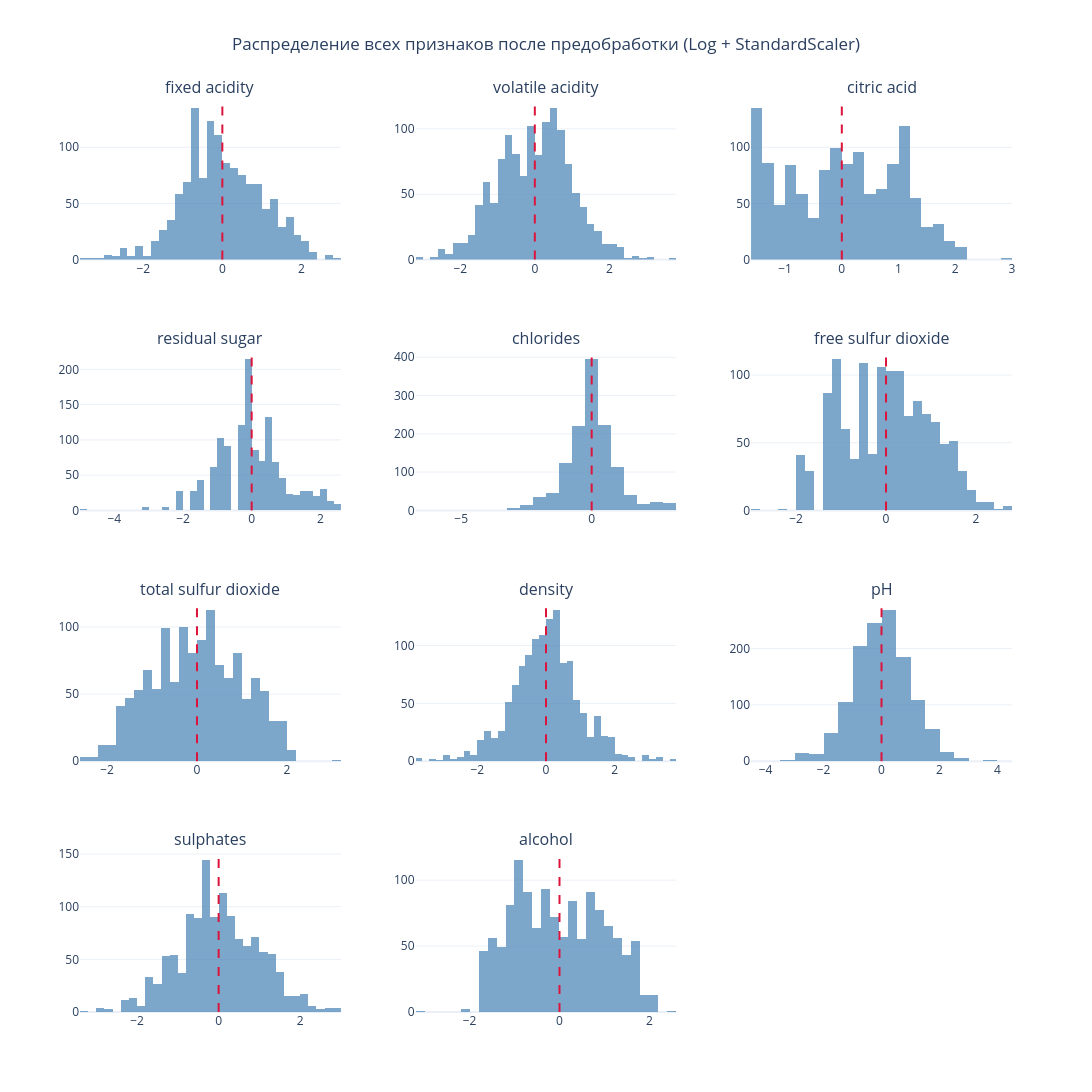

This figure's notebook cell:
### Code cell
# Распределение всех признаков после пайплайна
print("="*80)
print("Визуализация распределения всех признаков после предобработки:")
print("="*80)

# Получаем все признаки из X_train_final
all_features = X_train_final.columns.tolist()
n_features = len(all_features)
n_cols = 3
n_rows = (n_features + n_cols - 1) // n_cols

# Создаем subplot для гистограмм всех признаков
fig_dist = make_subplots(
    rows=n_rows, cols=n_cols,
    subplot_titles=all_features,
    vertical_spacing=0.1,
    horizontal_spacing=0.08
)

# Добавляем гистограммы для каждого признака
for idx, feat in enumerate(all_features):
    row = idx // n_cols + 1
    col = idx % n_cols + 1
    
    fig_dist.add_trace(
        go.Histogram(
            x=X_train_final[feat],
            name=feat,
            marker_color='steelblue',
            opacity=0.7,
            nbinsx=40,
            showlegend=False
        ),
        row=row, col=col
    )
    
    # Добавляем вертикальную линию для среднего значения
    mean_val = X_train_final[feat].mean()
    fig_dist.add_vline(
        x=mean_val,
        line_dash="dash",
        line_color="crimson",
        row=row, col=col
    )

fig_dist.update_layout(
    title={
        'text': 'Распределение всех признаков после предобработки (Log + StandardScaler)',
        'x': 0.5,
        'xanchor': 'center'
    },
    height=400 * n_rows,
    width=1200,
    template='plotly_white'
)

fig_dist.show()

# Вывод статистики по всем признакам
print("\n" + "-"*80)
print("Статистика по всем признакам после предобработки:")
print("-"*80)
stats_df = pd.DataFrame({
    'Признак': all_features,
    'Среднее': [X_train_final[feat].mean() for feat in all_features],
    'Стд. отклонение': [X_train_final[feat].std() for feat in all_features],
    'Мин': [X_train_final[feat].min() for feat in all_features],
    'Макс': [X_train_final[feat].max() for feat in all_features],
    'Медиана': [X_train_final[feat].median() for feat in all_features]
})
print(stats_df.to_string(index=False))

### Figure 1 — Plotly figure (JSON) as saved in the notebook; plotly's stock layout.template omitted (floating-point values rounded to 4 significant figures; data arrays with more than 128 entries replaced by an {"elided": "..."} marker saying what was removed)
{"data": [{"marker": {"color": "steelblue"}, "name": "fixed acidity", "nbinsx": 40, "opacity": 0.7, "showlegend": false, "type": "histogram", "x": {"elided": "1279 float values"}, "xaxis": "x", "yaxis": "y"}, {"marker": {"color": "steelblue"}, "name": "volatile acidity", "nbinsx": 40, "opacity": 0.7, "showlegend": false, "type": "histogram", "x": {"elided": "1279 float values"}, "xaxis": "x2", "yaxis": "y2"}, {"marker": {"color": "steelblue"}, "name": "citric acid", "nbinsx": 40, "opacity": 0.7, "showlegend": false, "type": "histogram", "x": {"elided": "1279 float values"}, "xaxis": "x3", "yaxis": "y3"}, {"marker": {"color": "steelblue"}, "name": "residual sugar", "nbinsx": 40, "opacity": 0.7, "showlegend": false, "type": "histogram", "x": {"elided": "1279 float values"}, "xaxis": "x4", "yaxis": "y4"}, {"marker": {"color": "steelblue"}, "name": "chlorides", "nbinsx": 40, "opacity": 0.7, "showlegend": false, "type": "histogram", "x": {"elided": "1279 float values"}, "xaxis": "x5", "yaxis": "y5"}, {"marker": {"color": "steelblue"}, "name": "free sulfur dioxide", "nbinsx": 40, "opacity": 0.7, "showlegend": false, "type": "histogram", "x": {"elided": "1279 float values"}, "xaxis": "x6", "yaxis": "y6"}, {"marker": {"color": "steelblue"}, "name": "total sulfur dioxide", "nbinsx": 40, "opacity": 0.7, "showlegend": false, "type": "histogram", "x": {"elided": "1279 float values"}, "xaxis": "x7", "yaxis": "y7"}, {"marker": {"color": "steelblue"}, "name": "density", "nbinsx": 40, "opacity": 0.7, "showlegend": false, "type": "histogram", "x": {"elided": "1279 float values"}, "xaxis": "x8", "yaxis": "y8"}, {"marker": {"color": "steelblue"}, "name": "pH", "nbinsx": 40, "opacity": 0.7, "showlegend": false, "type": "histogram", "x": {"elided": "1279 float values"}, "xaxis": "x9", "yaxis": "y9"}, {"marker": {"color": "steelblue"}, "name": "sulphates", "nbinsx": 40, "opacity": 0.7, "showlegend": false, "type": "histogram", "x": {"elided": "1279 float values"}, "xaxis": "x10", "yaxis": "y10"}, {"marker": {"color": "steelblue"}, "name": "alcohol", "nbinsx": 40, "opacity": 0.7, "showlegend": false, "type": "histogram", "x": {"elided": "1279 float values"}, "xaxis": "x11", "yaxis": "y11"}], "layout": {"annotations": [{"font": {"size": 16}, "showarrow": false, "text": "fixed acidity", "x": 0.14, "xanchor": "center", "xref": "paper", "y": 1, "yanchor": "bottom", "yref": "paper"}, {"font": {"size": 16}, "showarrow": false, "text": "volatile acidity", "x": 0.5, "xanchor": "center", "xref": "paper", "y": 1, "yanchor": "bottom", "yref": "paper"}, {"font": {"size": 16}, "showarrow": false, "text": "citric acid", "x": 0.86, "xanchor": "center", "xref": "paper", "y": 1, "yanchor": "bottom", "yref": "paper"}, {"font": {"size": 16}, "showarrow": false, "text": "residual sugar", "x": 0.14, "xanchor": "center", "xref": "paper", "y": 0.725, "yanchor": "bottom", "yref": "paper"}, {"font": {"size": 16}, "showarrow": false, "text": "chlorides", "x": 0.5, "xanchor": "center", "xref": "paper", "y": 0.725, "yanchor": "bottom", "yref": "paper"}, {"font": {"size": 16}, "showarrow": false, "text": "free sulfur dioxide", "x": 0.86, "xanchor": "center", "xref": "paper", "y": 0.725, "yanchor": "bottom", "yref": "paper"}, {"font": {"size": 16}, "showarrow": false, "text": "total sulfur dioxide", "x": 0.14, "xanchor": "center", "xref": "paper", "y": 0.45, "yanchor": "bottom", "yref": "paper"}, {"font": {"size": 16}, "showarrow": false, "text": "density", "x": 0.5, "xanchor": "center", "xref": "paper", "y": 0.45, "yanchor": "bottom", "yref": "paper"}, {"font": {"size": 16}, "showarrow": false, "text": "pH", "x": 0.86, "xanchor": "center", "xref": "paper", "y": 0.45, "yanchor": "bottom", "yref": "paper"}, {"font": {"size": 16}, "showarrow": false, "text": "sulphates", "x": 0.14, "xanchor": "center", "xref": "paper", "y": 0.175, "yanchor": "bottom", "yref": "paper"}, {"font": {"size": 16}, "showarrow": false, "text": "alcohol", "x": 0.5, "xanchor": "center", "xref": "paper", "y": 0.175, "yanchor": "bottom", "yref": "paper"}], "height": 1600, "shapes": [{"line": {"color": "crimson", "dash": "dash"}, "type": "line", "x0": -1.597e-16, "x1": -1.597e-16, "xref": "x", "y0": 0, "y1": 1, "yref": "y domain"}, {"line": {"color": "crimson", "dash": "dash"}, "type": "line", "x0": 3.389e-16, "x1": 3.389e-16, "xref": "x2", "y0": 0, "y1": 1, "yref": "y2 domain"}, {"line": {"color": "crimson", "dash": "dash"}, "type": "line", "x0": 2.681e-16, "x1": 2.681e-16, "xref": "x3", "y0": 0, "y1": 1, "yref": "y3 domain"}, {"line": {"color": "crimson", "dash": "dash"}, "type": "line", "x0": -5.292e-15, "x1": -5.292e-15, "xref": "x4", "y0": 0, "y1": 1, "yref": "y4 domain"}, {"line": {"color": "crimson", "dash": "dash"}, "type": "line", "x0": -3.75e-16, "x1": -3.75e-16, "xref": "x5", "y0": 0, "y1": 1, "yref": "y5 domain"}, {"line": {"color": "crimson", "dash": "dash"}, "type": "line", "x0": -8.333e-18, "x1": -8.333e-18, "xref": "x6", "y0": 0, "y1": 1, "yref": "y6 domain"}, {"line": {"color": "crimson", "dash": "dash"}, "type": "line", "x0": -6.795e-16, "x1": -6.795e-16, "xref": "x7", "y0": 0, "y1": 1, "yref": "y7 domain"}, {"line": {"color": "crimson", "dash": "dash"}, "type": "line", "x0": -1.414e-11, "x1": -1.414e-11, "xref": "x8", "y0": 0, "y1": 1, "yref": "y8 domain"}, {"line": {"color": "crimson", "dash": "dash"}, "type": "line", "x0": -3.355e-15, "x1": -3.355e-15, "xref": "x9", "y0": 0, "y1": 1, "yref": "y9 domain"}, {"line": {"color": "crimson", "dash": "dash"}, "type": "line", "x0": 4.944e-16, "x1": 4.944e-16, "xref": "x10", "y0": 0, "y1": 1, "yref": "y10 domain"}, {"line": {"color": "crimson", "dash": "dash"}, "type": "line", "x0": 2.082e-13, "x1": 2.082e-13, "xref": "x11", "y0": 0, "y1": 1, "yref": "y11 domain"}], "title": {"text": "Распределение всех признаков после предобработки (Log + StandardScaler)", "x": 0.5, "xanchor": "center"}, "width": 1200, "xaxis": {"anchor": "y", "domain": [0, 0.28]}, "xaxis10": {"anchor": "y10", "domain": [0, 0.28]}, "xaxis11": {"anchor": "y11", "domain": [0.36, 0.64]}, "xaxis12": {"anchor": "y12", "domain": [0.72, 1]}, "xaxis2": {"anchor": "y2", "domain": [0.36, 0.64]}, "xaxis3": {"anchor": "y3", "domain": [0.72, 1]}, "xaxis4": {"anchor": "y4", "domain": [0, 0.28]}, "xaxis5": {"anchor": "y5", "domain": [0.36, 0.64]}, "xaxis6": {"anchor": "y6", "domain": [0.72, 1]}, "xaxis7": {"anchor": "y7", "domain": [0, 0.28]}, "xaxis8": {"anchor": "y8", "domain": [0.36, 0.64]}, "xaxis9": {"anchor": "y9", "domain": [0.72, 1]}, "yaxis": {"anchor": "x", "domain": [0.825, 1]}, "yaxis10": {"anchor": "x10", "domain": [0, 0.175]}, "yaxis11": {"anchor": "x11", "domain": [0, 0.175]}, "yaxis12": {"anchor": "x12", "domain": [0, 0.175]}, "yaxis2": {"anchor": "x2", "domain": [0.825, 1]}, "yaxis3": {"anchor": "x3", "domain": [0.825, 1]}, "yaxis4": {"anchor": "x4", "domain": [0.55, 0.725]}, "yaxis5": {"anchor": "x5", "domain": [0.55, 0.725]}, "yaxis6": {"anchor": "x6", "domain": [0.55, 0.725]}, "yaxis7": {"anchor": "x7", "domain": [0.275, 0.45]}, "yaxis8": {"anchor": "x8", "domain": [0.275, 0.45]}, "yaxis9": {"anchor": "x9", "domain": [0.275, 0.45]}}}
